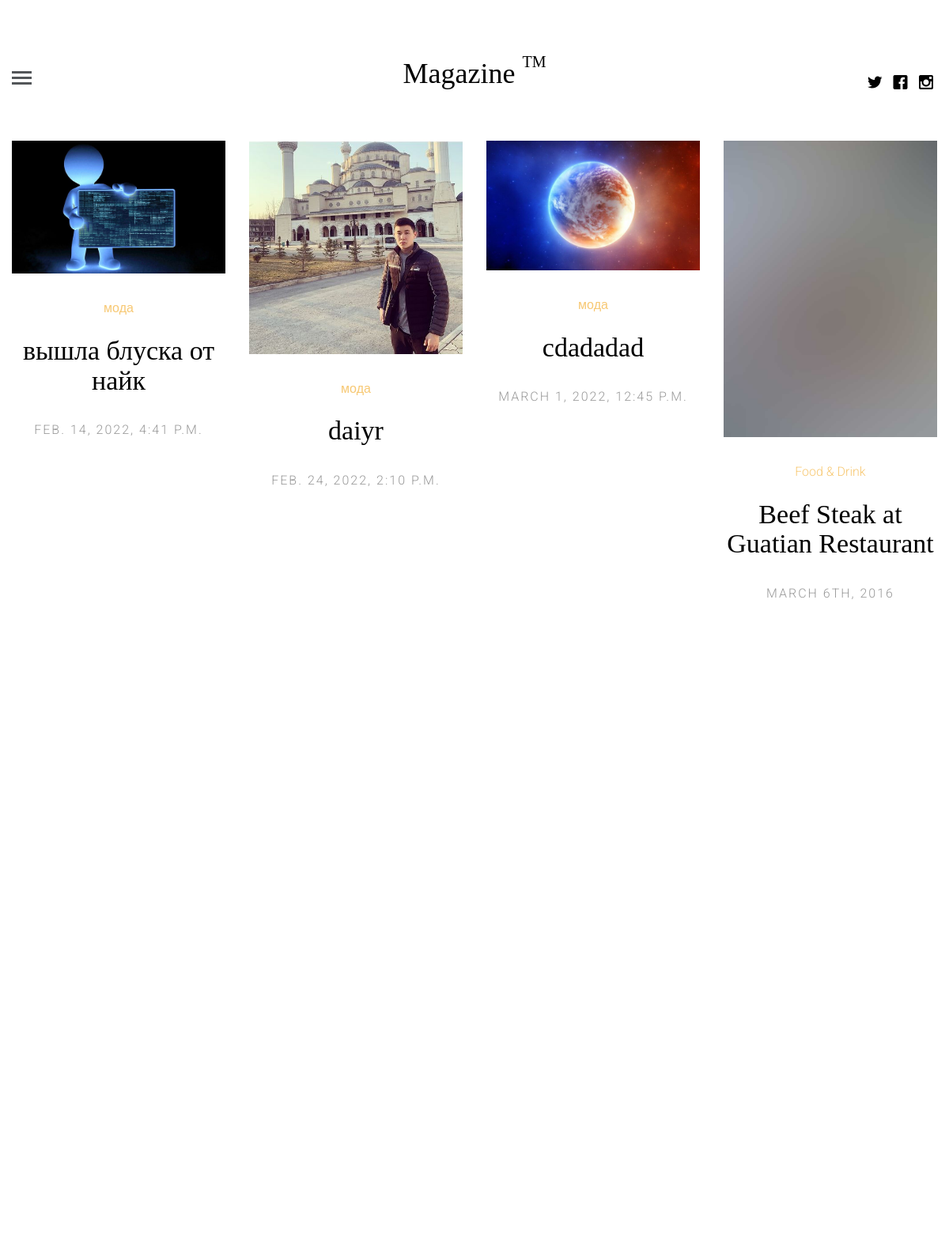
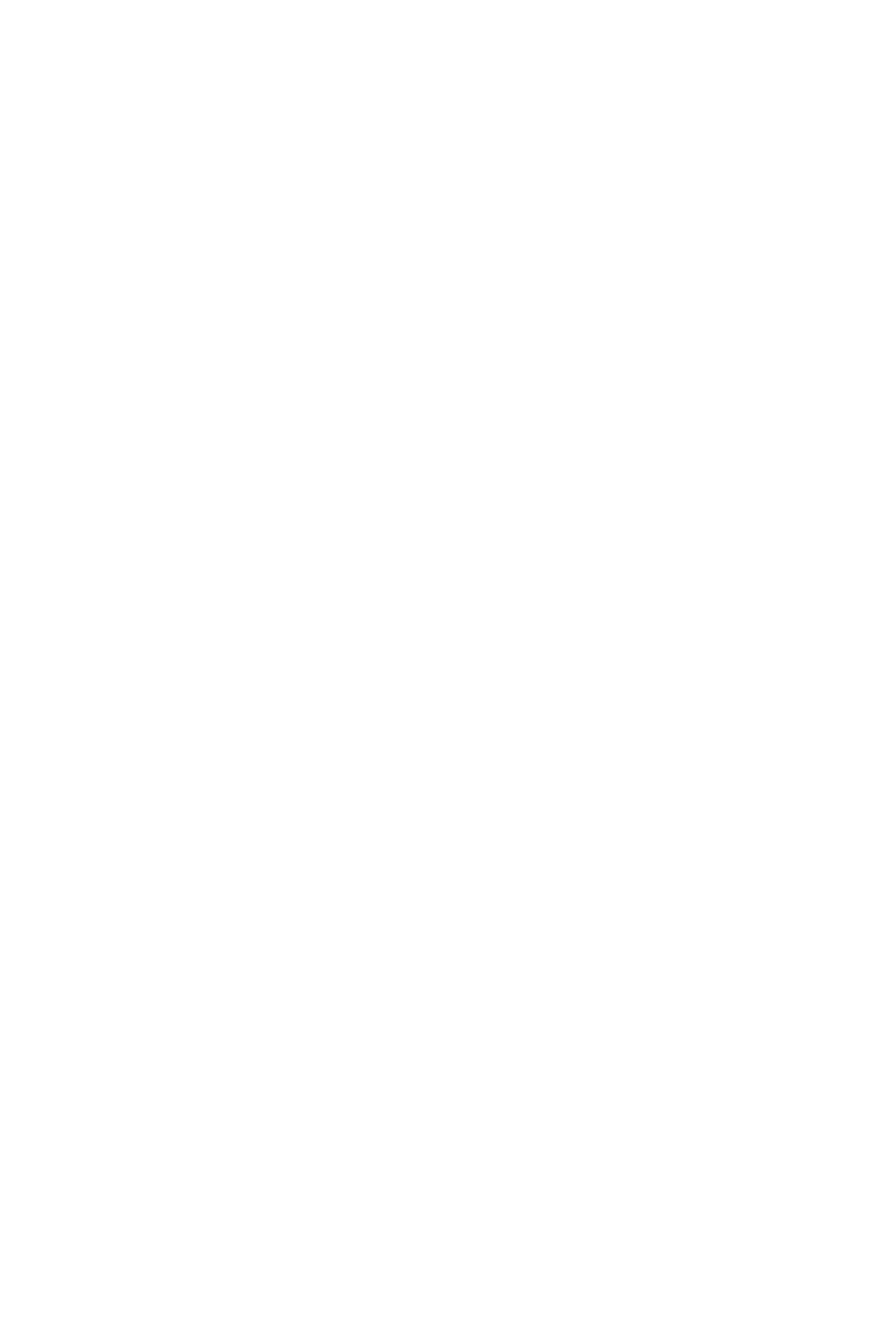
The app's page /publication-list/?category_pk=1 (upper part) with its own data (2 pictures, top to bottom).
### apps/publications/models.py (models this page shows, shortened)
class Publication(models.Model):
    category = models.ForeignKey(to=PublicationCategory,null=True,on_delete=models.SET_NULL,related_name='publication_set')
    title = models.CharField(max_length=150)
    description = models.TextField()
    poster = models.ImageField(upload_to='publication_images')
    created_at = models.DateTimeField(auto_now_add=True)
    class Meta:
        verbose_name ='публикация'
        verbose_name_plural ='публикации'

class PublicationCategory(models.Model):
    title = models.CharField(max_length=200,unique=True)
    class Meta:
        verbose_name='категория'
        verbose_name_plural='категории'

### apps/publications/views.py (the view)
# urls.py: path('publication-list/', PublicationListView.as_view(),
class PublicationListView(generic.ListView):
    template_name = 'index.html'
    context_objects_name = 'publication_list'
    def get_queryset(self):
        query_params = self.request.GET
        search_world = query_params.get('search_world')
        category_id = query_params.get('category_pk')
        publication_qs = Publication.objects.all()
        if search_world:
            publication_qs = Publication.objects.filter(title__contains=search_world)
        if category_id:
            try:
                category_id=int(category_id)
            except ValueError:
                pass
            else:
             publication_qs = publication_qs.filter(category_id=category_id)
        return publication_qs
    def get_context_data(self, *, object_list=None, **kwargs):
        context=super(PublicationListView, self).get_context_data()
        context['category_list'] = PublicationCategory.objects.all()
        return context

### templates/index.html (shortened to what this page needs)
{% extends 'base.html' %}
{% load static %}
{% block content %}
	<div class="container-fluid">
		<div class="row fh5co-post-entry">
            {% for item in publication_list %}
			<article class="col-lg-3 col-md-3 col-sm-3 col-xs-6 col-xxs-12 animate-box">
				<figure>
					<a href="single.html"><img src="{{ item.poster.url }}" alt="Image" class="img-responsive"></a>
				</figure>
				<span class="fh5co-meta"><a href="single.html">{{ item.category.title }}</a></span>
				<h2 class="fh5co-article-title"><a href="single.html">{{ item.title }}</a></h2>
				<span class="fh5co-meta fh5co-date">{{ item.created_at }}</span>
			</article>
            {% endfor %}
			<article class="col-lg-3 col-md-3 col-sm-3 col-xs-6 col-xxs-12 animate-box">
				<figure>
					<a href="single.html"><img src="{% static 'images/pic_2.jpg' %}" alt="Image" class="img-responsive"></a>
				</figure>
				<span class="fh5co-meta"><a href="single.html">Food &amp; Drink</a></span>
				<h2 class="fh5co-article-title"><a href="single.html">Beef Steak at Guatian Restaurant</a></h2>
				<span class="fh5co-meta fh5co-date">March 6th, 2016</span>
			</article>
			<div class="clearfix visible-lg-block visible-md-block visible-sm-block visible-xs-block"></div>
			<div class="clearfix visible-lg-block visible-md-block visible-sm-block visible-xs-block"></div>
			<div class="clearfix visible-lg-block visible-md-block visible-sm-block visible-xs-block"></div>
		</div>
	</div>
	</body>
</html>
{% endblock %}

### assets/css/style.css (style rules this page uses)
html { background: #fff; }
body { font-family: "Roboto", arial, sans-serif; font-size: 18px; font-weight: 300; line-height: 1.8; color: #222; background: #fff; }
a { color: #f7c873; -webkit-transition: 0.5s; -o-transition: 0.5s; transition: 0.5s; }
h1, h2, h3, h4, h5, h6 { font-family: "Playfair Display", times, serif; color: #000; }
.fh5co-post-entry article { text-align: center; float: left; margin-bottom: 110px; padding-left: 3em; padding-right: 3em; }
@media screen and (max-width: 1200px) { .fh5co-post-entry article { margin-bottom: 80px; padding-left: 15px; padding-right: 15px; } }
.fh5co-post-entry article a img { opacity: 1; -webkit-transition: 0.5s; -o-transition: 0.5s; transition: 0.5s; }
.fh5co-post-entry article figure { margin-bottom: 30px; }
.fh5co-post-entry article h2 { font-family: "Playfair Display", times, serif; font-size: 34px; color: #000; margin-bottom: 30px; }
.fh5co-post-entry article h2 a { color: #000; }
.fh5co-post-entry article .fh5co-meta { font-size: 16px; font-family: "Roboto", arial, sans-serif; color: #999999; margin-bottom: 20px; display: block; }
.fh5co-post-entry article .fh5co-meta.fh5co-date { text-transform: uppercase; letter-spacing: 2px; }
.js .to-animate, .js .to-animate-2, .js .animate-box { opacity: 0; }

### records on screen
Publication: poster (picture), category "мода", title "вышла блуска от найк", created_at "FEB. 14, 2022, 4:41 P.M."
Publication: poster (picture), category "мода", title "daiyr", created_at "FEB. 24, 2022, 2:10 P.M."
Publication: poster (picture), category "мода", title "cdadadad", created_at "MARCH 1, 2022, 12:45 P.M."
